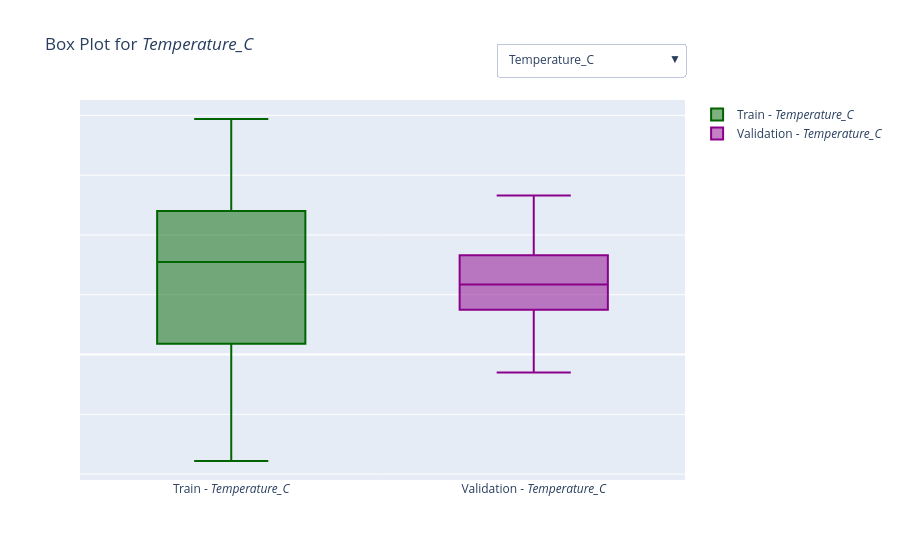

Notebook source saved alongside this figure:
### Code cell
box_plots_spark(
    X_train,
    X_val,
    numerical_cols
)

### Figure 1 — Plotly figure (JSON) as saved in the notebook; plotly's stock layout.template omitted (floating-point values rounded to 4 significant figures; data arrays with more than 128 entries replaced by an {"elided": "..."} marker saying what was removed)
{"data": [{"marker": {"color": "darkgreen"}, "name": "Train - <i>Temperature_C</i>", "type": "box", "visible": true, "y": {"elided": "7008 float values"}}, {"marker": {"color": "darkmagenta"}, "name": "Validation - <i>Temperature_C</i>", "type": "box", "visible": true, "y": {"elided": "1752 float values"}}, {"marker": {"color": "darkgreen"}, "name": "Train - <i>Humidity_Percentage</i>", "type": "box", "visible": false, "y": {"elided": "7008 int values"}}, {"marker": {"color": "darkmagenta"}, "name": "Validation - <i>Humidity_Percentage</i>", "type": "box", "visible": false, "y": {"elided": "1752 int values"}}, {"marker": {"color": "darkgreen"}, "name": "Train - <i>Wind_speed_ms</i>", "type": "box", "visible": false, "y": {"elided": "7008 float values"}}, {"marker": {"color": "darkmagenta"}, "name": "Validation - <i>Wind_speed_ms</i>", "type": "box", "visible": false, "y": {"elided": "1752 float values"}}, {"marker": {"color": "darkgreen"}, "name": "Train - <i>Visibility_10m</i>", "type": "box", "visible": false, "y": {"elided": "7008 int values"}}, {"marker": {"color": "darkmagenta"}, "name": "Validation - <i>Visibility_10m</i>", "type": "box", "visible": false, "y": {"elided": "1752 int values"}}, {"marker": {"color": "darkgreen"}, "name": "Train - <i>Dew_point_temperature_C</i>", "type": "box", "visible": false, "y": {"elided": "7008 float values"}}, {"marker": {"color": "darkmagenta"}, "name": "Validation - <i>Dew_point_temperature_C</i>", "type": "box", "visible": false, "y": {"elided": "1752 float values"}}, {"marker": {"color": "darkgreen"}, "name": "Train - <i>Solar_Radiation_MJm2</i>", "type": "box", "visible": false, "y": {"elided": "7008 float values"}}, {"marker": {"color": "darkmagenta"}, "name": "Validation - <i>Solar_Radiation_MJm2</i>", "type": "box", "visible": false, "y": {"elided": "1752 float values"}}, {"marker": {"color": "darkgreen"}, "name": "Train - <i>Rainfallmm</i>", "type": "box", "visible": false, "y": {"elided": "7008 int values"}}, {"marker": {"color": "darkmagenta"}, "name": "Validation - <i>Rainfallmm</i>", "type": "box", "visible": false, "y": {"elided": "1752 int values"}}, {"marker": {"color": "darkgreen"}, "name": "Train - <i>Snowfall_cm</i>", "type": "box", "visible": false, "y": {"elided": "7008 int values"}}, {"marker": {"color": "darkmagenta"}, "name": "Validation - <i>Snowfall_cm</i>", "type": "box", "visible": false, "y": {"elided": "1752 int values"}}], "layout": {"showlegend": true, "title": {"text": "Box Plot for <i>Temperature_C</i>"}, "updatemenus": [{"active": 0, "buttons": [{"args": [{"visible": [true, true, false, false, false, false, false, false, false, false, false, false, false, false, false, false]}, {"showlegend": true, "title": "Box Plot for <i>Temperature_C</i>"}], "label": "Temperature_C", "method": "update"}, {"args": [{"visible": [false, false, true, true, false, false, false, false, false, false, false, false, false, false, false, false]}, {"showlegend": true, "title": "Box Plot for <i>Humidity_Percentage</i>"}], "label": "Humidity_Percentage", "method": "update"}, {"args": [{"visible": [false, false, false, false, true, true, false, false, false, false, false, false, false, false, false, false]}, {"showlegend": true, "title": "Box Plot for <i>Wind_speed_ms</i>"}], "label": "Wind_speed_ms", "method": "update"}, {"args": [{"visible": [false, false, false, false, false, false, true, true, false, false, false, false, false, false, false, false]}, {"showlegend": true, "title": "Box Plot for <i>Visibility_10m</i>"}], "label": "Visibility_10m", "method": "update"}, {"args": [{"visible": [false, false, false, false, false, false, false, false, true, true, false, false, false, false, false, false]}, {"showlegend": true, "title": "Box Plot for <i>Dew_point_temperature_C</i>"}], "label": "Dew_point_temperature_C", "method": "update"}, {"args": [{"visible": [false, false, false, false, false, false, false, false, false, false, true, true, false, false, false, false]}, {"showlegend": true, "title": "Box Plot for <i>Solar_Radiation_MJm2</i>"}], "label": "Solar_Radiation_MJm2", "method": "update"}, {"args": [{"visible": [false, false, false, false, false, false, false, false, false, false, false, false, true, true, false, false]}, {"showlegend": true, "title": "Box Plot for <i>Rainfallmm</i>"}], "label": "Rainfallmm", "method": "update"}, {"args": [{"visible": [false, false, false, false, false, false, false, false, false, false, false, false, false, false, true, true]}, {"showlegend": true, "title": "Box Plot for <i>Snowfall_cm</i>"}], "label": "Snowfall_cm", "method": "update"}], "type": "dropdown", "x": 1, "y": 1.15}], "yaxis": {"showticklabels": false}}}
